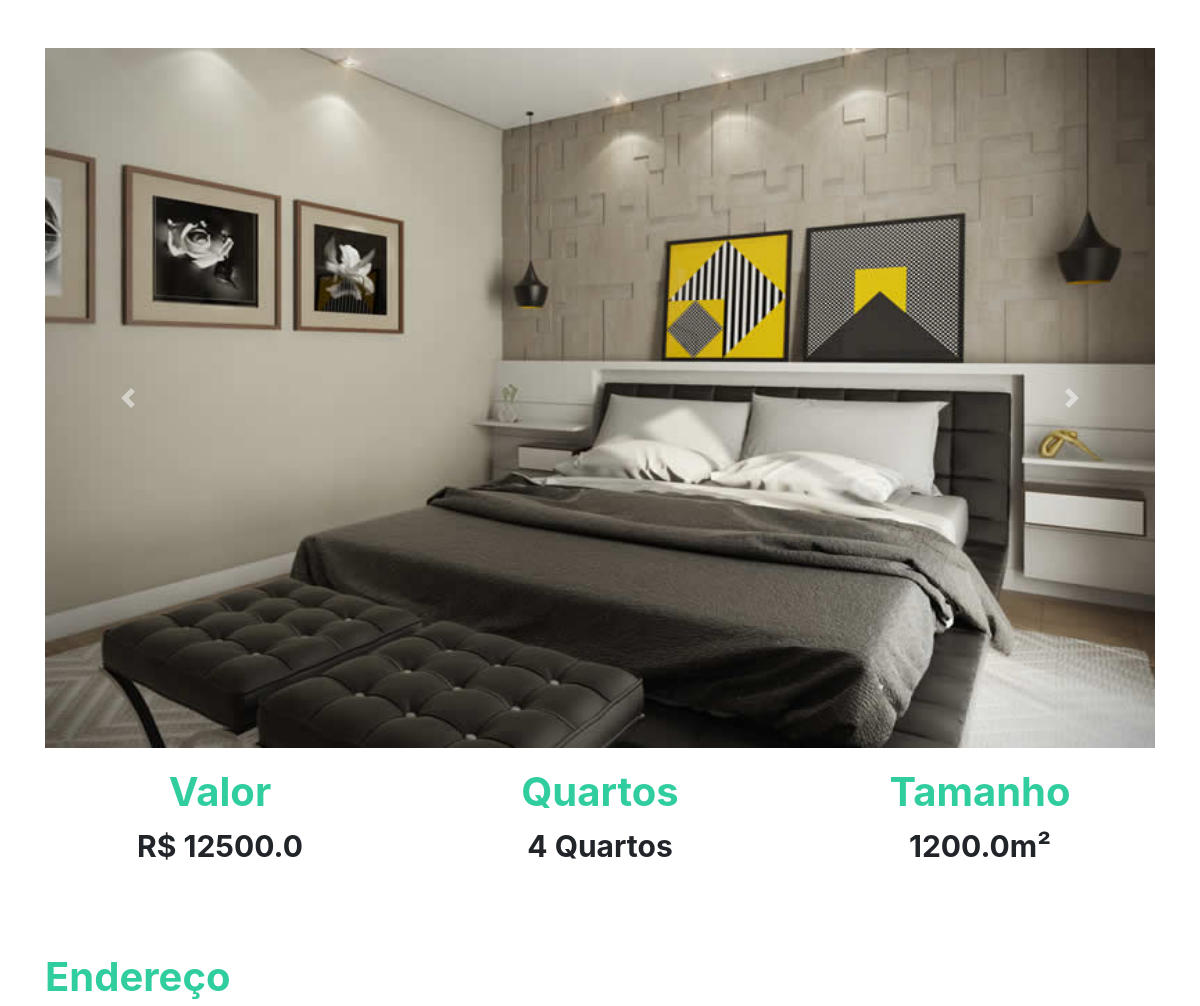
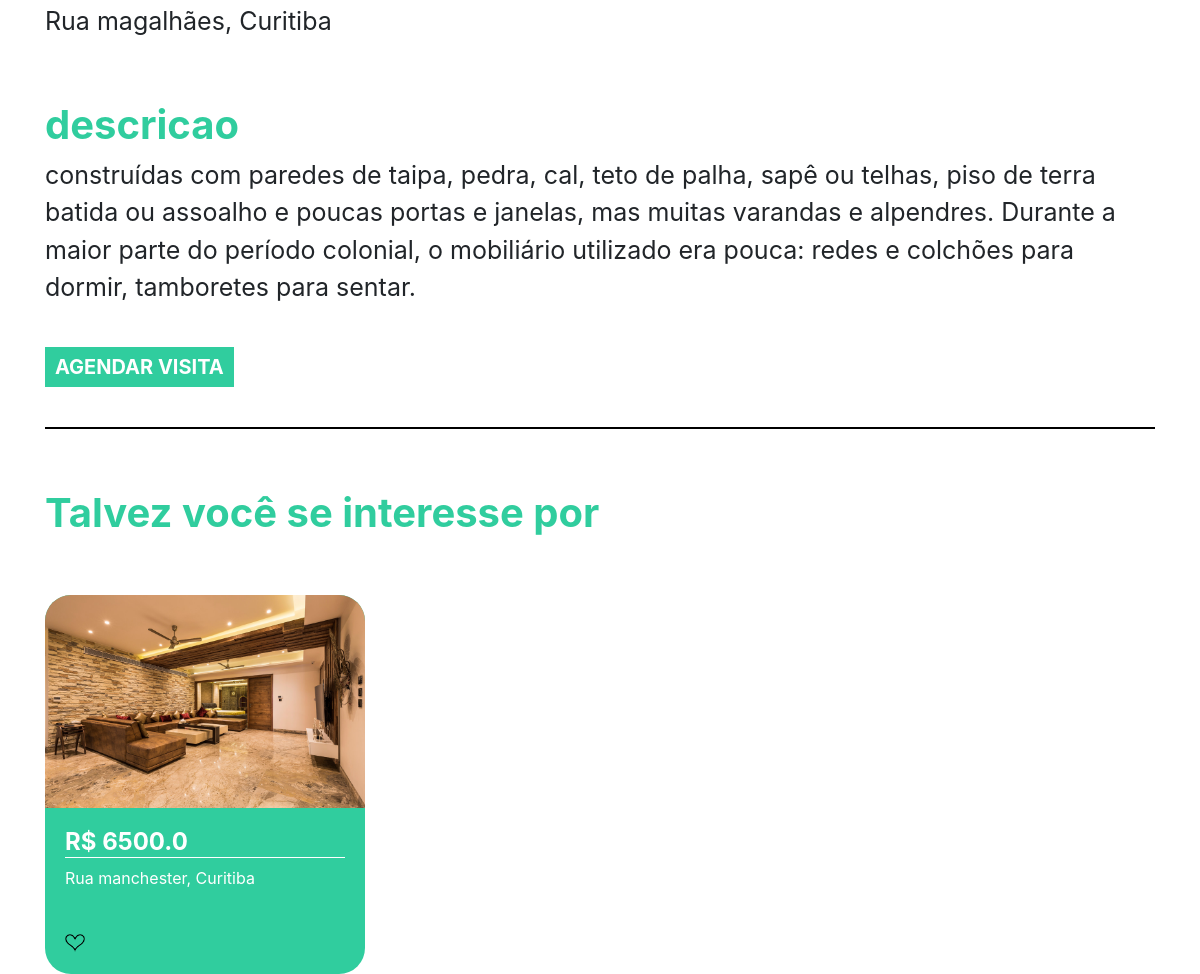
/imovel/4, run on the app's committed database (2 pictures, top to bottom).
### plataforma/models.py (models this page shows, shortened)
class Imagem(models.Model):
    img = models.ImageField(upload_to='img')
    def __str__(self) -> str:
        return self.img.url

class Imovei(models.Model):
    choices = (('V', 'Venda'),
               ('A', 'Aluguel'))
    choices_imovel = (('A', 'Apartamento'),
                      ('C', 'Casa'))
    imagens = models.ManyToManyField(Imagem)
    valor = models.FloatField()
    quartos = models.IntegerField()
    tamanho = models.FloatField()
    cidade = models.ForeignKey(Cidade, on_delete=models.DO_NOTHING)
    rua = models.CharField(max_length=50)
    tipo = models.CharField(max_length=1, choices=choices)
    tipo_imovel = models.CharField(max_length=1, choices=choices_imovel)
    numero = models.IntegerField()
    descricao = models.TextField()
    dias_visita = models.ManyToManyField(DiasVisita)
    horarios = models.ManyToManyField(Horario)

class Cidade(models.Model):
    nome = models.CharField(max_length=30)
    def __str__(self) -> str:
        return self.nome

### plataforma/views.py (the view)
# urls.py: path("imovel/<str:id>", views.imovel, name="imovel"),
def imovel(request, id):
    imovel = get_object_or_404(Imovei, id=id)
    sugestoes = Imovei.objects.filter(cidade=imovel.cidade).exclude(id=id)[:2]
    return render(request, "imovel.html", {'imovel': imovel, 'sugestoes': sugestoes})

### plataforma/models.py (called while the page is built)
    def __str__(self) -> str:
        return self.dia

    def __str__(self) -> str:
        return str(self.horario)

### plataforma/templates/imovel.html (shortened to what this page needs)
{% extends 'base.html' %}
{% load static %}
{% block 'head' %}
<link rel="stylesheet" href="{% static 'plataforma/css/home.css' %}">
{% endblock  %}
{% block 'body' %}
    <div style="text-align: center" class="container">
        <br>
        <br>
        <div id="carouselExampleControls" class="carousel slide" data-ride="carousel">
            <div class="carousel-inner">
                {% for img in imovel.imagens.all  %}
                    <div class="carousel-item {% if forloop.first %} active {% endif %}" >
                        <img class="d-block w-100" src="{{img}}" alt="First slide" height="700">
                    </div>
                {% endfor %}
            </div>
        <a class="carousel-control-prev" href="#carouselExampleControls" role="button" data-slide="prev">
            <span class="carousel-control-prev-icon" aria-hidden="true"></span>
        </a>
        <a class="carousel-control-next" href="#carouselExampleControls" role="button" data-slide="next">
            <span class="carousel-control-next-icon" aria-hidden="true"></span>
        </a>
    </div>
        <div class="row">
            <div class="col-md">
                <h3 class="titulo_especificacao">Valor</h3>
                <p class="especificacao">R$ {{imovel.valor}}</p>
            </div>
            <div class="col-md">
                <h3 class="titulo_especificacao">Quartos</h3>
                <p class="especificacao">{{imovel.quartos}} Quartos</p>
            </div>
            <div class="col-md">
                <h3 class="titulo_especificacao">Tamanho</h3>
                <p class="especificacao">{{imovel.tamanho}}m²</p>
            </div>
        </div>
        <br>
        <br>
        <div style="text-align: left">
            <h3 class="titulo_especificacao">Endereço</h3>
            <p class="especificacao_endereco">{{imovel.rua}}, {{imovel.cidade }}</p>
        </div>
        <br>
        <div style="text-align: left">
            <h3 class="titulo_especificacao">descricao</h3>
            <p class="especificacao_endereco">{{imovel.descricao}}</p>
            <br>
            <button class="btn_agendar_visita" data-toggle="modal" data-target="#exampleModal">AGENDAR VISITA</button>
            <br>
            <br>
        </div>
        <hr style="border: 1px solid black">
        <br>
        <div class="div_possivel_interesse">
            <h3 class="titulo_especificacao">Talvez você se interesse por</h3>
            <div class="row">
                {% for sugestao in sugestoes %}
                    <div class="col-md cont">
                        <div class="card_imovel">
                            <img class="img_capa_imovel" src="{{sugestao.imagens.all.0.img.url}}">
                            <div class="informacoes_imoveis">
                            <a class="a_none" href="{% url 'imovel' sugestao.id %}"><h4 class="valor">R$ {{sugestao.valor}}</h4></a>
                            <p>{{sugestao.rua}}, {{sugestao.cidade}}</p>
                            <br>
                            <img width="7%" src="{% static 'plataforma/img/heart.png' %}">
                            </div>
                        </div>
                    </div>
                {% endfor %}
            </div>
        </div>
    </div>
{% endblock  %}

### templates/static/plataforma/css/home.css (style rules this page uses)
.card_imovel { background-color: #30CD9E; width: 20rem; margin-top: 50px; border-radius: 26px; }
.img_capa_imovel { width: 100%; border-top-left-radius: 26px; border-top-right-radius: 26px; }
.informacoes_imoveis { padding: 20px; color: white; }
.valor { font-weight: bold; border-bottom: 1px solid white; }
.a_none { color: white; }
.titulo_especificacao { color: #30CD9E; font-weight: bold; margin-top: 20px; font-size: 40px; }
.especificacao { font-size: 30px; font-weight: bold; }
.especificacao_endereco { font-size: 25px; }
.btn_agendar_visita { border: none; background-color: #30CD9E; color: white; font-weight: bold; font-size: 20px; padding: 5px 10px 5px 10px; }
.div_possivel_interesse { text-align: left; }

### data on the page
Imagem: img (picture)
Imovei: valor "12500.0", quartos "4", tamanho "1200.0", rua "Rua magalhães", cidade "Curitiba", descricao "construídas com paredes de taipa, pedra, cal, teto de palha, sapê ou telhas, piso de terra batida ou assoalho e poucas portas e janelas, mas muitas varandas e alpendres. Durante a maior parte do período colonial, o mobiliário utilizado era pouca: redes e colchões para dormir, tamboretes para sentar."
Imovei: imagens.all.0.img (picture), valor "6500.0", rua "Rua manchester", cidade "Curitiba"
